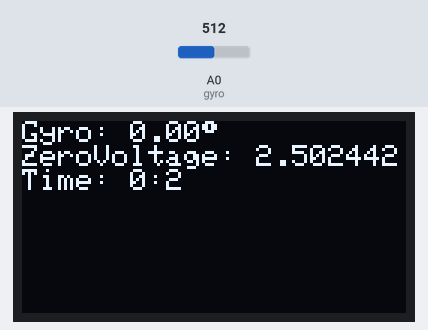
This sketch was run on a simulated Arduino Uno, built with avr-gcc and run on an emulated ATmega328P. Shown: 128×64 one-colour display. The test bench sets the inputs (shaded band); at power-on: A0 (gyro) = 512.

Above: at 2.1 s.
3.2 s: A0 (gyro) set to 350
At 3.51 s:
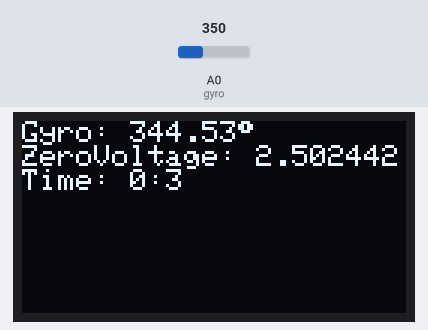
4.8 s: A0 (gyro) set to 511
At 5.8 s:
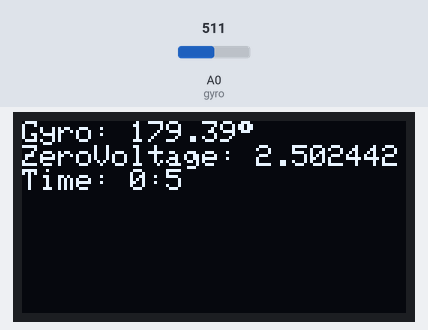
6.5 s: A0 (gyro) set to 306
At 6.69 s:
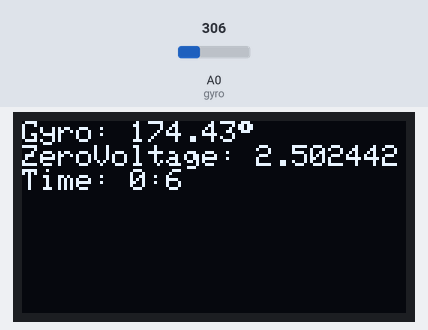
Timing chart, 0 to 9.5 s (numbered marks = the images above; inputs shaded):
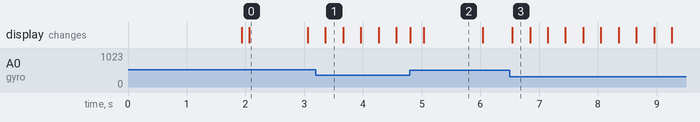

Measured:
- after the input at 3.2 s, the display: changes after 0.16 s (image 1)

The sketch:

Gyro.ino
```cpp
#include <SPI.h>
#include <Wire.h>
#include <Adafruit_GFX.h>
#include <Adafruit_SSD1306.h>

#define OLED_RESET 4 // display connected to I2C on analog pins 4 and 5

Adafruit_SSD1306 display(OLED_RESET);
int gyro = 0; // analog pin 0
float gyroVoltage = 5; // running at 5v
float gyroZeroVoltage; // 2.5 is what the spec sheet said, but calibration is better than static
float gyroSensitivity = .007; // from the spec sheet, .007/degree/second
float rotationThreshold = 1; // filter out some of the noise

float currentAngle = 0;

int startTime = 0;
int endTime = 0;

void setup() {
  display.begin(SSD1306_SWITCHCAPVCC, 0x3C);
  display.clearDisplay();
  display.setTextSize(1);
  display.setTextColor(WHITE);
  display.setCursor(0,1);
  display.print("Calibrating!!");
  display.display();
  float calibrate=0;
  delay(100); // wait for the gyro just a little, seems to make the calibrate a little more accurate
  for (int i =0; i<1500;i++) { // while the gyro is still, check the reported voltage ever 1ms for 1500 counts, enables creating an average of the observed idle voltage
    calibrate += (analogRead(gyro) * gyroVoltage) / 1023;
    delay(1);
  }
  gyroZeroVoltage = calibrate/1500; //use the observed average zero as the zero voltage for furture calculations
}

void loop() {
  endTime = startTime; // Captures the time that the previous loop actually took.
  startTime = millis();
  float gyroRate = (analogRead(gyro) * gyroVoltage)/1023;
  gyroRate -= gyroZeroVoltage;
  gyroRate /= gyroSensitivity;
  if (gyroRate >= rotationThreshold || gyroRate <= -rotationThreshold) {
    gyroRate /= (1000/(startTime-endTime)); //adjusts the time in motion calc for the time the previous loop actually took
    currentAngle += gyroRate;
  }
  if (currentAngle < 0) {//keeps the reported angle between 0 and 360, rather than counting rotations...  which you could do, if you want...  might be helpful when the robot is on a cable, so it can calculate how to untangle...
    currentAngle += 360;
  } else if (currentAngle >= 360) {
    currentAngle -= 360;
  }
  long now = millis();
  long minutes = (now - (now % 60000))/60000;
  int seconds = (now % 60000)/1000;

  display.clearDisplay();
  display.setTextSize(1);
  display.setTextColor(WHITE);
  display.setCursor(0,0);
  display.print("Gyro: ");
  display.print(currentAngle);
  display.println((char)247);
  display.print("ZeroVoltage: ");
  display.println(gyroZeroVoltage,6);
  display.print("Time: ");
  display.print(minutes);
  display.print(":");
  display.print(seconds);
  display.display();
  delay(1); //could probably drop this, as the processing loop (with display interaction) is taking about 29ms without any delay() calls, but not hurting anything...  and having a pause in a continous loop is a good idea...  usually...

}
```
